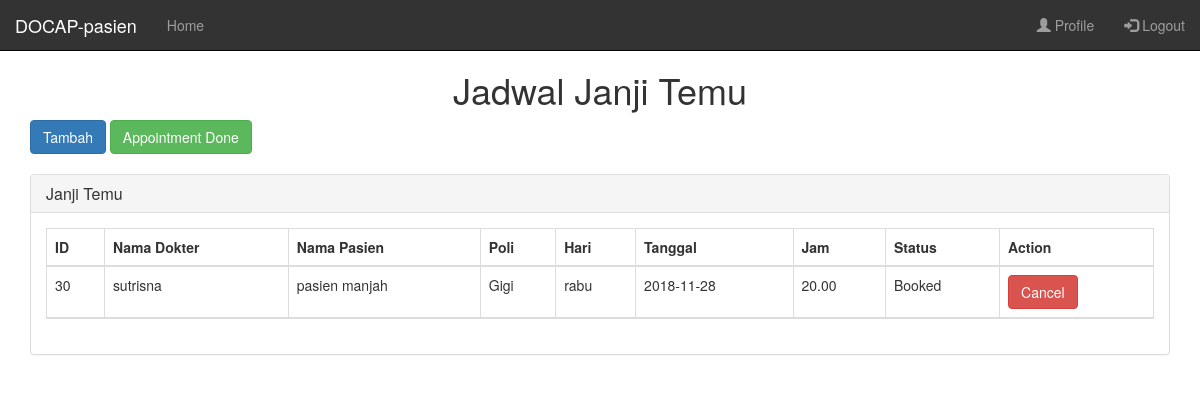
The app's page /index.php?controller=home&action=patientHome (signed in) with its own data.
### tables this page shows
CREATE TABLE `jadwal` (
  `id_jadwal` int(11) NOT NULL,
  `id_user` int(11) NOT NULL,
  `id_poli` int(11) NOT NULL,
  `hari` varchar(100) NOT NULL,
  `id_waktu` int(11) NOT NULL
);

CREATE TABLE `appointment` (
  `id_appointment` int(11) NOT NULL,
  `id_user` int(11) NOT NULL,
  `id_jadwal` int(11) NOT NULL,
  `tanggal` varchar(255) NOT NULL,
  `id_detail_waktu` int(11) NOT NULL,
  `status` varchar(10) NOT NULL
);

CREATE TABLE `users` (
  `id_user` int(11) NOT NULL,
  `username` varchar(100) NOT NULL,
  `password` varchar(100) NOT NULL,
  `level` int(1) NOT NULL,
  `nama` varchar(250) NOT NULL,
  `alamat` varchar(255) NOT NULL,
  `no_ktp` varchar(16) NOT NULL
);

CREATE TABLE `poli` (
  `id_poli` int(11) NOT NULL,
  `nama_poli` varchar(255) NOT NULL
);

CREATE TABLE `detail_waktu` (
  `id_detail_waktu` int(11) NOT NULL,
  `id_waktu` int(11) NOT NULL,
  `detail_waktu` varchar(255) NOT NULL
);

### controllers/c_home.php (called while the page is built, shortened)
<?php
class HomeController{
public function patientHome(){
  $posts=Patient::patientAppointment();
  require_once("views/pages/patientHome.php");
}
}
 ?>

### routes.php (called while the page is built, shortened)
<?php
function call($controller, $action){
  switch ($controller) {
    case 'home':
    $controller=new HomeController();
    require_once('models/m_patient.php');
    break;
  }
  $controller ->{ $action }();
}
call($controller,$action);
?>

### index.php (called while the page is built, shortened)
<?php
require_once('views/layout.php');
 ?>

### models/m_patient.php (called while the page is built, shortened)
<?php
class Patient{
    public static function patientAppointment(){
      $db = DB::getInstance();
      $list=[];
      $req = $db->query("SELECT a.id_appointment,a.id_user, us.nama as nama_pasien, j.id_user,u.nama, p.nama_poli, j.hari, a.tanggal, dw.detail_waktu, a.status
        from jadwal j
        join users u on j.id_user=u.id_user
        join appointment a on j.id_jadwal=a.id_jadwal
        join poli p on j.id_poli=p.id_poli
        join users us on us.id_user=a.id_user
        join detail_waktu dw on a.id_detail_waktu=dw.id_detail_waktu where status='Booked' and a.id_user=".$_SESSION['id_user']."");
        foreach ($req -> fetchAll() as $post) {
          $list[] = array(
            'id_appointment' => $post['id_appointment'],
            'nama' => $post['nama'],
            'nama_pasien' => $post['nama_pasien'],
            'nama_poli' => $post['nama_poli'],
            'hari' => $post['hari'],
            'tanggal' => $post['tanggal'],
            'detail_waktu' => $post['detail_waktu'],
            'status' => $post['status']
          );
        }
        return $list;
      }
          }
          ?>

### views/pages/patientHome.php (the view, shortened to what this page needs)
<?php require_once('views/layoutPatient.php')?>
<!DOCTYPE html>
<html>
  <head>
  </head>
  <body class="padding-about">
    <h1 align="center">Jadwal Janji Temu</h1>
    <div class="container">
      <a href="?controller=patient&action=tampilAddAppointment" class="btn btn-primary">Tambah</a>
      <a href="?controller=patient&action=patientAppointmentDone" class="btn btn-success">Appointment Done</a>
      <br><br>
      <div class="row">
        <div class="col-lg-12">
          <div class="panel panel-default">
            <div class="panel-heading">
              <h3 class="panel-title"><i></i>Janji Temu</h3>
            </div>
            <div class="panel-body">
              <div class="table-responsive">
                <table class="table table-bordered table-hover table-striped">
                  <thead>
                    <tr>
                      <th>ID</th>
                      <th>Nama Dokter</th>
                      <th>Nama Pasien</th>
                      <th>Poli</th>
                      <th>Hari</th>
                      <th>Tanggal</th>
                      <th>Jam</th>
                      <th>Status</th>
                      <th>Action</th>
                      <?php foreach ((array) $posts as $post) { ?>
                        <tr>
                          <td><?php echo $post['id_appointment']  ?></td>
                          <td><?php echo $post['nama'] ?></td>
                          <td><?php echo $post['nama_pasien'] ?></td>
                          <td><?php echo $post['nama_poli'] ?></td>
                          <td><?php echo $post['hari']  ?></td>
                          <td><?php echo $post['tanggal']  ?></td>
                          <td><?php echo $post['detail_waktu']  ?></td>
                          <td><?php echo $post['status'] ?></td>
                          <td>
                            <a class="btn btn-danger" name="button"  href="?controller=patient&action=editAppointment&id=<?php echo $post['id_appointment'] ?>">Cancel</a>
                          </td>
                        </tr><?php } ?>
                    </tr>
                  </thead>
                </table>
              </div>
            </div>
          </div>
        </div>
      </div>
    </div>
  </body>
</html>

### resources/mycss/my.css (style rules this page uses)
.padding-about { padding:50px 0px; }

### records on screen
jadwal: appointment.id_appointment "30", id_user.nama "sutrisna", users.nama "pasien manjah", id_poli.nama_poli "Gigi", hari "rabu", appointment.tanggal "2018-11-28", detail_waktu.detail_waktu "20.00", appointment.status "Booked"

### other values on screen
$_SESSION['username'] "pasien"
